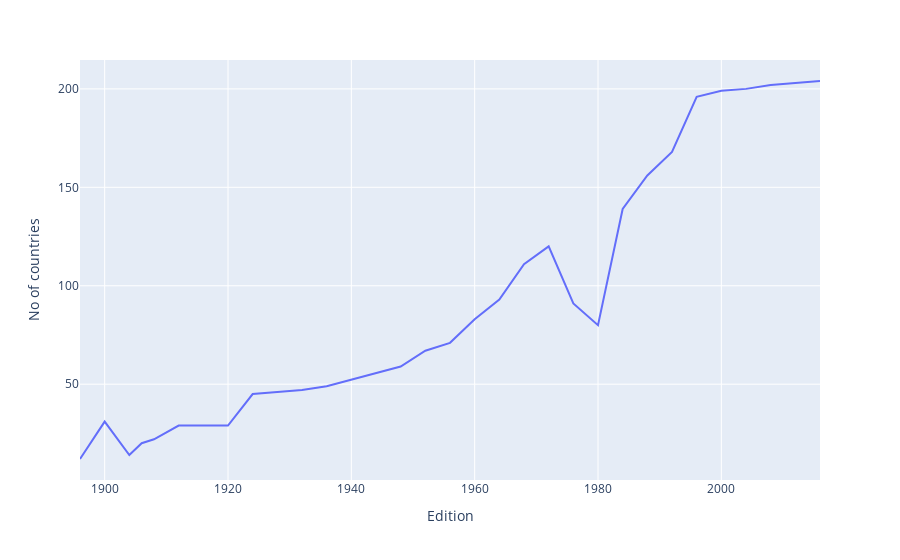

This figure's notebook cell:
### Code cell
fig.show()

### Figure 1 — Plotly figure (JSON) as saved in the notebook; plotly's stock layout.template omitted (floating-point values rounded to 4 significant figures)
{"data": [{"hovertemplate": "Edition=%{x}<br>No of countries=%{y}<extra></extra>", "legendgroup": "", "line": {"color": "#636efa", "dash": "solid"}, "marker": {"symbol": "circle"}, "mode": "lines", "name": "", "orientation": "v", "showlegend": false, "type": "scatter", "x": [1896, 1900, 1904, 1906, 1908, 1912, 1920, 1924, 1928, 1932, 1936, 1948, 1952, 1956, 1960, 1964, 1968, 1972, 1976, 1980, 1984, 1988, 1992, 1996, 2000, 2004, 2008, 2012, 2016], "xaxis": "x", "y": [12, 31, 14, 20, 22, 29, 29, 45, 46, 47, 49, 59, 67, 71, 83, 93, 111, 120, 91, 80, 139, 156, 168, 196, 199, 200, 202, 203, 204], "yaxis": "y"}], "layout": {"legend": {"tracegroupgap": 0}, "margin": {"t": 60}, "xaxis": {"anchor": "y", "domain": [0, 1], "title": {"text": "Edition"}}, "yaxis": {"anchor": "x", "domain": [0, 1], "title": {"text": "No of countries"}}}}
